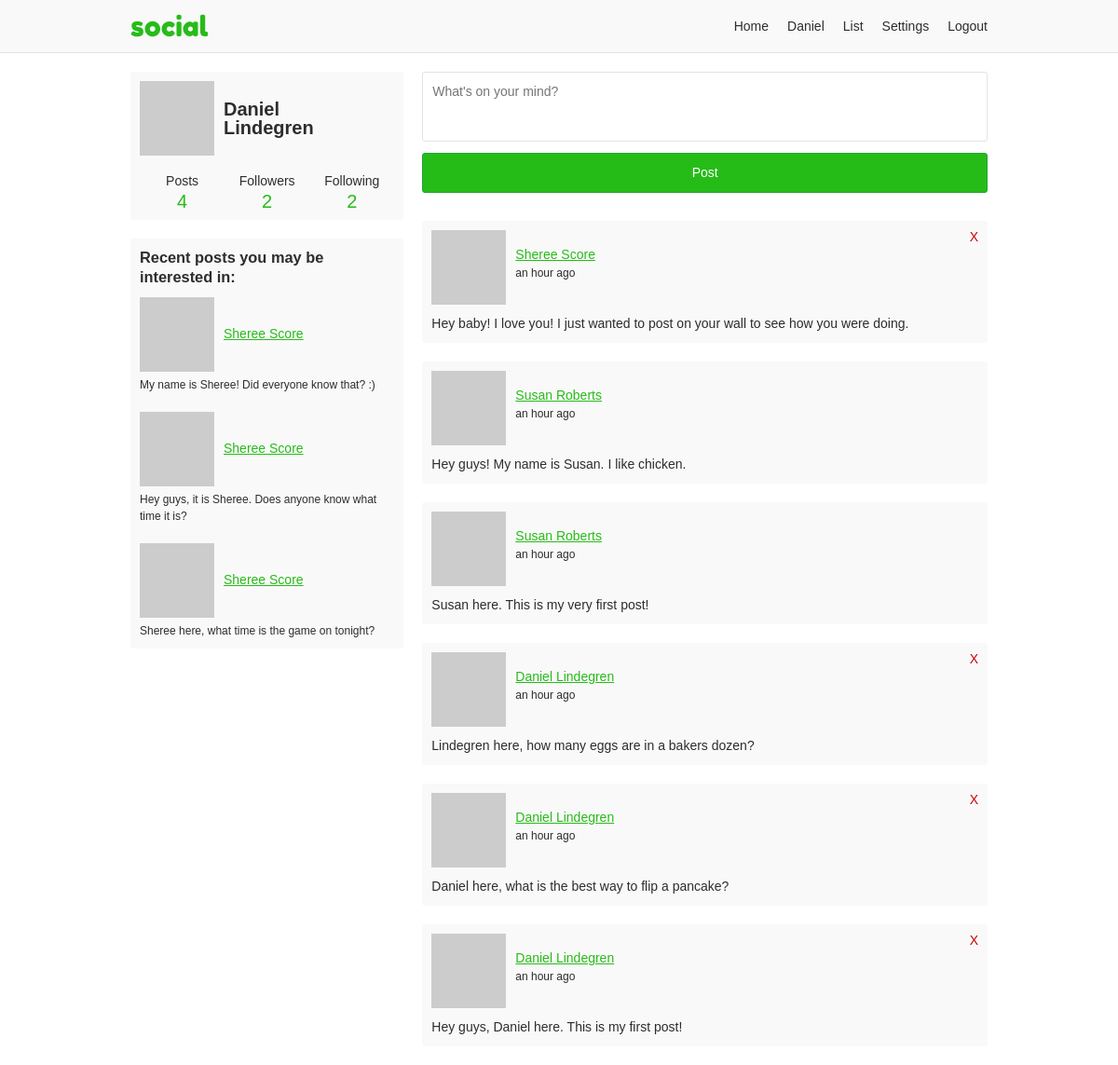
Screenshot of /home (signed in) with the database file from the repository.
### app/users/models/user.py (models this page shows, shortened)
class User(UserMixin, db.Model, BaseModel):
    username = db.Column(db.String(35), nullable=False, unique=True)
    email = db.Column(db.String(255), nullable=False, unique=True)
    password = db.Column(db.String(128), nullable=False)
    first_name = db.Column(db.String(35), nullable=False)
    last_name = db.Column(db.String(35), nullable=False)
    about_me = db.Column(db.Text)
    last_seen = db.Column(db.DateTime, default=datetime.utcnow)
    posts_per_page = db.Column(db.Integer, default=10, nullable=False)
    full_name = column_property(first_name + " " + last_name)
    followed = db.relationship(
        'User',
        secondary=followers,
        primaryjoin='followers.c.follower_id == User.id',
        secondaryjoin='followers.c.followed_id == User.id',
        backref=db.backref('followers', lazy='dynamic'),
        lazy='dynamic')
    post_author = db.relationship(
        'Post',
        foreign_keys='Post.author_id',
        backref='author', lazy='dynamic')
    post_recipient = db.relationship(
        'Post',
        foreign_keys='Post.recipient_id',
        backref='recipient', lazy='dynamic')
    @property
    def unfollowed_posts(self):
        return Post.query.join(
            User, Post.author_id == User.id).join(
                followers,
                and_(followers.c.followed_id == User.id,
                     followers.c.follower_id == self.id),
                isouter=True).filter(
                    followers.c.follower_id == None, # noqa
                    User.id != self.id,
                    Post.author_id == Post.recipient_id,
                    User.active == True, # noqa
                    Post.active == True).order_by( # noqa
                        Post.created.desc())
    @property
    def get_followers(self):
        return self.followers.filter_by(active=True)
    @property
    def get_followed(self):
        return self.followed.filter_by(active=True)
    @property
    def followed_posts(self):
        followed = Post.query.\
            join(User, User.id == Post.author_id).\
            join(followers, followers.c.followed_id == Post.author_id).filter(
                followers.c.follower_id == self.id,
                Post.author_id == Post.recipient_id,
                Post.active == True, # noqa
                User.active == True) # noqa
        my_posts = Post.query.join(User, User.id == Post.author_id).filter(
            Post.recipient_id == self.id, User.active == True,
            Post.active == True)
        return followed.union(my_posts).order_by(Post.created.desc())
    @property
    def profile_posts(self):
        return Post.query.join(User, User.id == Post.author_id).filter(
            Post.recipient_id == self.id, User.active == True,
            Post.active == True)
    def avatar(self, size):
        digest = md5(self.email.lower().encode('utf-8')).hexdigest()
        return 'https://www.gravatar.com/avatar/{}?d=monsterid&s={}'.format(
            digest, size)

### app/users/models/post.py (models this page shows, shortened)
class Post(db.Model, BaseModel):
    body = db.Column(db.Text)
    author_id = db.Column(db.Integer, db.ForeignKey('user.id'))
    recipient_id = db.Column(db.Integer, db.ForeignKey('user.id'))

### app/users/views.py (the view)
@users.route('/home', methods=['GET', 'POST'])
@login_required
def home():
    form = PostForm()
    if form.validate_on_submit():
        post = Post(body=form.body.data, author=current_user,
                    recipient=current_user)
        post.commit()
        flash('Your post is now live!')
        return redirect(url_for('users.home'))
    page = request.args.get('page', 1, type=int)
    posts = current_user.followed_posts.paginate(
        page, current_user.posts_per_page, False)
    unfollowed_posts = current_user.unfollowed_posts.limit(8).all()
    return render_template('users/home.html', form=form, posts=posts,
                           unfollowed_posts=unfollowed_posts)

### app/users/forms.py
class PostForm(FlaskForm):
    body = TextAreaField('Say something', validators=[DataRequired()])
    submit = SubmitField('Post')

### app/helpers.py (called while the page is built)
def truncate(text, max_length=150):
    if len(text) > max_length:
        text = '{}...'.format(text[0:max_length])
    return text

### app/models.py (called while the page is built)
    def commit(self):
        try:
            db.session.add(self)
            db.session.commit()
            return self
        except Exception as E:
            db.session.rollback()
            raise E

### app/users/models/user.py (called while the page is built)
@login.user_loader
def load_user(id):
    return User.query.get(int(id))

### app/users/views.py (called while the page is built)
@users.before_request
def before_request():
    if current_user.is_authenticated:
        if not current_user.active:
            return redirect(url_for('static_views.logout'))
        current_user.last_seen = datetime.utcnow()
        current_user.commit()

### app/templates/users/home.html (shortened to what this page needs)
{% extends "base.html" %}
{% block content %}
<div class="grid-container">
  <div class="profile-aside">
    <div class="profile-info-container">
      <a class="profile-info" href="{{ url_for('users.profile', username=current_user.username) }}">
        <img src="{{ current_user.avatar(60) }}">
        <h2>{{ current_user.first_name }}<br>{{ current_user.last_name }}</h1>
      </a>
      <div class="user-numbers user-numbers-home">
        <a href="{{ url_for('users.profile', username=current_user.username) }}">
          Posts <span>{{ current_user.profile_posts.count() }}</span>
        </a>
        <a href="{{ url_for('users.followers', username=current_user.username) }}">
          Followers <span>{{ current_user.get_followers.count() }}</span>
        </a>
        <a href="{{ url_for('users.following', username=current_user.username) }}">
          Following <span>{{ current_user.get_followed.count() }}</span>
        </a>
      </div>
    </div>
    {% if unfollowed_posts %}
    <div class="recent-posts-container">
      <h3>Recent posts you may be interested in</h3>
      <ul class="recent-posts">
        {% for post in unfollowed_posts %}
        <li>
          <a class="post-header" href="{{ url_for('users.profile', username=post.author.username) }}">
            <img src="{{ post.author.avatar(30) }}">
            <p>{{ post.author.full_name }}</p>
          </a>
          <p>{{ post.body|truncate }}</p>
        </li>
        {% endfor %}
      </ul>
    </div>
    {% endif %}
  </div>
  <div class="profile-content">
    <form method="post" novalidate>
      {{ form.body(placeholder="What's on your mind?") }}
      {{ form.submit }}
    </form>
    {% if posts.pages > 1 %}
      {% from "/_macros.html" import render_pagination %}
    {% endif %}
    {% if posts.items %}
      {% for post in posts.items %}
      {% include "/users/_post.html" %}
      {% endfor %}
    {% else %}
    <p class="card">Nothing to show. Post something, or start following some people.</p>
    {% endif %}
    {% if posts.pages > 1 %}
      {% from "/_macros.html" import render_pagination %}
    {% endif %}
  </div>
</div>
{% endblock %}

### app/templates/base.html (shortened to what this page needs)
<!doctype html>
<html lang="en">
<head>
  <link rel="stylesheet" href="{{ url_for('static', filename='css/layout.css') }}">
</head>
<body>
<div class="header-container">
  <header class="site-header responsive-container">
    <h1 class="branding"><a href="{{ url_for('static_views.index') }}">{{ APP_NAME }}</a></h1>
    {% if current_user.is_authenticated %}
    <ul class="primary-nav">
      <li><a href="{{ url_for('users.home') }}">Home</a></li>
      <li><a href="{{ url_for('users.profile', username=current_user.username) }}">{{ current_user.first_name }}</a></li>
      <li><a href="{{ url_for('users.list') }}">List</a></li>
      <li><a href="{{ url_for('users.settings_account') }}">Settings</a></li>
      <li><a href="{{ url_for('static_views.logout') }}">Logout</a></li>
    </ul>
    {% endif %}
  </header>
</div>
<div class="responsive-container">
{% block content %}
{% endblock %}
</div>
</body>
</html>

### app/templates/users/_post.html
<div class="post">
  <div class="post-header">
    <img src="{{ post.author.avatar(40) }}">
    <p class="post-info">
      <a href="{{ url_for('users.profile', username=post.author.username) }}">{{ post.author.full_name }}</a>
      <time>{{ moment(post.created).fromNow() }}</time>
    </p>
    {% if current_user == post.author or post.recipient_id == current_user.id %}
    <a class="delete-post" href="{{ url_for('users.user_action', username=post.author.username, action='delete-post', post_id=post.id) }}" title="Delete post">X</a>
    {% endif %}
  </div>
  <p class="post-body">{{ post.body }}</p>
</div>

### app/static/css/layout.css (style rules this page uses)
:root { --green: #26bc18; --dark-green: #21a42f; --light-gray: #f9f9f9; --dark-gray: #e3e3e3; --light-green: #e9ffe0; --green-border: #c9ffb2; --green-text: #335922; --text-color: #2d2d2d; --white: #fff; --red: #cc0000; }
*, *::before, *::after { box-sizing: border-box; }
html { font-family: sans-serif; font-size: 62.5%; }
article, aside, figcaption, figure, footer, header, hgroup, main, nav, section { display: block; }
body { margin: 0; color: var(--text-color); font-size: 1.4rem; line-height: 1; }
h1, h2, h3, h4, h5, h6 { margin: 0 0 10px 0; }
p, ol, ul, dl { margin: 0 0 10px 0; padding: 0; }
p { line-height: 1.5; }
img { display: block; }
ol, ul { list-style: none; }
a, a:link { color: var(--green); ext-decoration: none; }
.responsive-container { margin: 0 auto; max-width: 960px; padding: 0 20px; }
.grid-container { display: grid; grid-template-columns: repeat(12, [col-start] 1fr); grid-gap: 20px; }
.grid-container > .profile-aside, .grid-container > .profile-content, .grid-container > .settings-aside, .grid-container > .settings-content, .grid-container > .index-content, .grid-container > .index-registration { grid-column: col-start / -1; }
@media (min-width: 768px) { .grid-container > .profile-aside { grid-column: col-start / span 4; } }
@media (min-width: 768px) { .grid-container > .profile-content { grid-column: col-start 5 / span 8; } }
input, textarea { display: inline-block; margin-bottom: 10px; padding: 10px; width: 100%; border: 1px solid var(--dark-gray); border-radius: 3px; font-family: inherit; font-size: inherit; line-height: 1.5; }
textarea { height: 75px; resize: none; }
input[type=submit] { background-color: var(--green); border-color: var(--dark-green); color: var(--white); }
.header-container { margin-bottom: 20px; background-color: var(--light-gray); border-bottom: 1px solid var(--dark-gray); }
.header-container .site-header { align-items: center; display: flex; }
.branding { margin: 0; padding: 10px 0; }
.branding a { font: 30px "Fredoka One"; text-decoration: none; }
.primary-nav { display: flex; margin: 0 0 0 auto; }
.primary-nav li { padding: 0 10px; }
.primary-nav li:last-child { padding-right: 0; }
.primary-nav a { color: var(--text-color); text-decoration: none; }
.post { margin-bottom: 20px; padding: 10px; position: relative; background-color: var(--light-gray); border-radius: 3px; }
.profile-content > form { margin-bottom: 20px; }
.post .post-header { align-items: center; display: flex; }
.post .post-header img { align-self: flex-start; }
.post .post-header time { display: block; font-size: 1.2rem; }
.post .post-info { margin-left: 10px; }
.post .post-body { margin: 10px 0 0; }
.post .delete-post { position: absolute; top: 10px; right: 10px; color: var(--red); text-decoration: none; }
.recent-posts { margin-bottom: 0; }
.recent-posts li { margin-bottom: 20px; }
.recent-posts li:last-child { margin-bottom: 0; }
.recent-posts li > p { margin-bottom: 0; font-size: 1.2rem; }
.recent-posts .post-header { align-items: center; display: flex; margin-bottom: 5px; }
.recent-posts .post-header > p { margin: 0 0 0 10px; }
.profile-info-container, .about-container, .last-seen-container, .recent-posts-container { padding: 10px; margin-bottom: 20px; background-color: var(--light-gray); border-radius: 3px; }
.profile-info { align-items: center; display: flex; margin-bottom: 20px; overflow: hidden; }
.profile-info, .profile-info:link { color: var(--text-color); text-decoration: none; }
.profile-info > h2 { margin: 0 0 0 10px; font-size: 20px; }
.user-numbers { display: flex; text-align: center; }
.user-numbers > a { color: var(--text-color); text-decoration: none; }
.user-numbers-home > a { width: 33.33333333%; }
.user-numbers > a span { display: block; margin-top: 5px; color: var(--green); font-size: 20px; }
.recent-posts-container > h3 { line-height: 1.3; }
.recent-posts-container > h3:after { content: ":"; }

### rows the page displays
User: first_name "Daniel", last_name "Lindegren"
Post: author.full_name "Sheree Score", body "My name is Sheree! Did everyone know that? :)"
Post: author.full_name "Sheree Score", body "Hey guys, it is Sheree. Does anyone know what time it is?"
Post: author.full_name "Sheree Score", body "Sheree here, what time is the game on tonight?"
Post: author.full_name "Sheree Score", created "an hour ago", body "Hey baby! I love you! I just wanted to post on your wall to see how you were doing."
Post: author.full_name "Susan Roberts", created "an hour ago", body "Hey guys! My name is Susan. I like chicken."
Post: author.full_name "Susan Roberts", created "an hour ago", body "Susan here. This is my very first post!"
Post: author.full_name "Daniel Lindegren", created "an hour ago", body "Lindegren here, how many eggs are in a bakers dozen?"
Post: author.full_name "Daniel Lindegren", created "an hour ago", body "Daniel here, what is the best way to flip a pancake?"
Post: author.full_name "Daniel Lindegren", created "an hour ago", body "Hey guys, Daniel here. This is my first post!"

### other values shown
{{ APP_NAME }} "social"
{{ current_user.profile_posts.count() }} "4"
{{ current_user.get_followers.count() }} "2"
{{ current_user.get_followed.count() }} "2"
